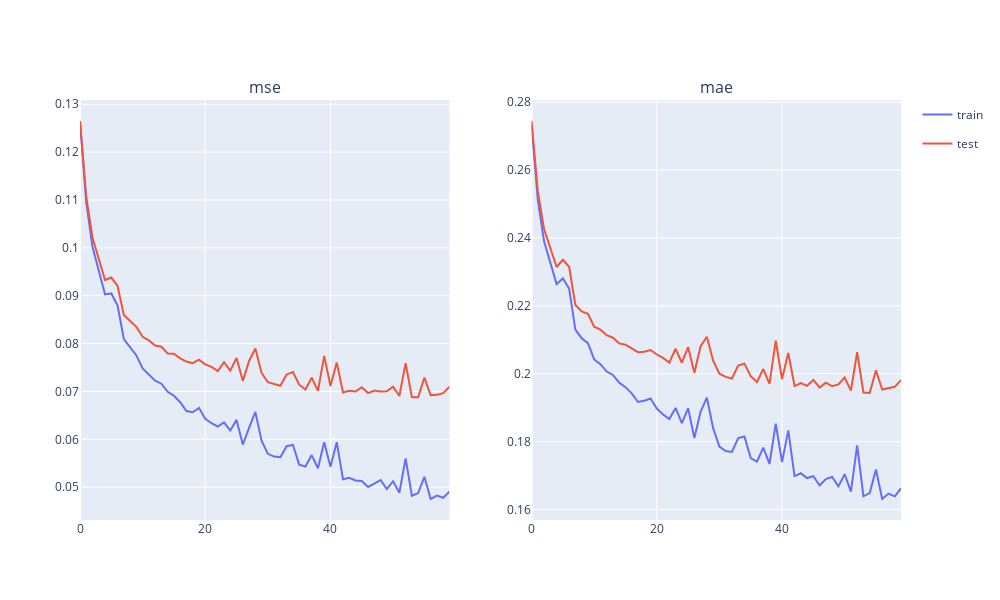

Here is the notebook cell this chart was saved with:
### Code cell
model = SalaryPredictor(n_cat_features=sum(vocab_sizes.values())).to(device)
criterion = nn.MSELoss(reduction='sum')
optimizer = torch.optim.SGD(model.parameters(), lr=1e-4)
scheduler = torch.optim.lr_scheduler.ReduceLROnPlateau(optimizer)
history = History()

do_model(model, train_dataset, val_dataset, criterion, optimizer, scheduler, history, "03_simple_full_gpu")

### Figure 1 — Plotly figure (JSON) as saved in the notebook; plotly's stock layout.template omitted (floating-point values rounded to 4 significant figures)
{"data": [{"hovertemplate": "phase=train<br>epoch=%{x}<br>mse=%{y}<extra></extra>", "legendgroup": "train", "line": {"color": "#636efa", "dash": "solid"}, "marker": {"symbol": "circle"}, "mode": "lines", "name": "train", "orientation": "v", "showlegend": false, "type": "scatter", "x": [0, 1, 2, 3, 4, 5, 6, 7, 8, 9, 10, 11, 12, 13, 14, 15, 16, 17, 18, 19, 20, 21, 22, 23, 24, 25, 26, 27, 28, 29, 30, 31, 32, 33, 34, 35, 36, 37, 38, 39, 40, 41, 42, 43, 44, 45, 46, 47, 48, 49, 50, 51, 52, 53, 54, 55, 56, 57, 58, 59], "xaxis": "x", "y": [0.1265, 0.1095, 0.1002, 0.09508, 0.09026, 0.09047, 0.08794, 0.08095, 0.07925, 0.07753, 0.07481, 0.0735, 0.07225, 0.07162, 0.06994, 0.0691, 0.06776, 0.06591, 0.06565, 0.06658, 0.06429, 0.06337, 0.06268, 0.06354, 0.06184, 0.06406, 0.05891, 0.0624, 0.06571, 0.0597, 0.05697, 0.05639, 0.05625, 0.05856, 0.05885, 0.05471, 0.05431, 0.05671, 0.05396, 0.05939, 0.05426, 0.05941, 0.05166, 0.05196, 0.05142, 0.0513, 0.05005, 0.05076, 0.05151, 0.04961, 0.05125, 0.04886, 0.05602, 0.04821, 0.04877, 0.05218, 0.04753, 0.04823, 0.0478, 0.04906], "yaxis": "y"}, {"hovertemplate": "phase=test<br>epoch=%{x}<br>mse=%{y}<extra></extra>", "legendgroup": "test", "line": {"color": "#EF553B", "dash": "solid"}, "marker": {"symbol": "circle"}, "mode": "lines", "name": "test", "orientation": "v", "showlegend": false, "type": "scatter", "x": [0, 1, 2, 3, 4, 5, 6, 7, 8, 9, 10, 11, 12, 13, 14, 15, 16, 17, 18, 19, 20, 21, 22, 23, 24, 25, 26, 27, 28, 29, 30, 31, 32, 33, 34, 35, 36, 37, 38, 39, 40, 41, 42, 43, 44, 45, 46, 47, 48, 49, 50, 51, 52, 53, 54, 55, 56, 57, 58, 59], "xaxis": "x", "y": [0.1265, 0.1106, 0.1021, 0.09742, 0.09327, 0.0938, 0.09204, 0.08597, 0.08473, 0.08349, 0.08143, 0.08066, 0.07959, 0.07935, 0.07794, 0.07788, 0.07691, 0.07624, 0.0759, 0.07664, 0.07566, 0.07514, 0.07426, 0.0761, 0.07435, 0.07699, 0.07222, 0.07637, 0.07897, 0.07388, 0.07193, 0.07153, 0.0712, 0.07355, 0.07405, 0.07141, 0.07039, 0.07289, 0.07013, 0.07744, 0.07113, 0.07606, 0.06977, 0.07015, 0.06998, 0.07088, 0.06966, 0.07018, 0.06997, 0.07005, 0.07097, 0.06904, 0.07592, 0.06878, 0.0688, 0.07288, 0.06919, 0.06929, 0.06966, 0.07098], "yaxis": "y"}, {"hovertemplate": "phase=train<br>epoch=%{x}<br>mae=%{y}<extra></extra>", "legendgroup": "train", "line": {"color": "#636efa", "dash": "solid"}, "marker": {"symbol": "circle"}, "mode": "lines", "name": "train", "orientation": "v", "showlegend": true, "type": "scatter", "x": [0, 1, 2, 3, 4, 5, 6, 7, 8, 9, 10, 11, 12, 13, 14, 15, 16, 17, 18, 19, 20, 21, 22, 23, 24, 25, 26, 27, 28, 29, 30, 31, 32, 33, 34, 35, 36, 37, 38, 39, 40, 41, 42, 43, 44, 45, 46, 47, 48, 49, 50, 51, 52, 53, 54, 55, 56, 57, 58, 59], "xaxis": "x2", "y": [0.2735, 0.2513, 0.239, 0.2326, 0.2264, 0.2281, 0.2251, 0.213, 0.2105, 0.209, 0.2042, 0.2028, 0.2006, 0.1996, 0.1974, 0.196, 0.1942, 0.1917, 0.192, 0.1927, 0.1897, 0.188, 0.1867, 0.1899, 0.1855, 0.1898, 0.1811, 0.1889, 0.193, 0.1839, 0.1785, 0.1772, 0.1769, 0.181, 0.1815, 0.1751, 0.1741, 0.1782, 0.1734, 0.1853, 0.174, 0.1833, 0.1698, 0.1707, 0.1692, 0.1698, 0.1671, 0.169, 0.1695, 0.1668, 0.1704, 0.1652, 0.1789, 0.1639, 0.1648, 0.1718, 0.1631, 0.1647, 0.1639, 0.1662], "yaxis": "y2"}, {"hovertemplate": "phase=test<br>epoch=%{x}<br>mae=%{y}<extra></extra>", "legendgroup": "test", "line": {"color": "#EF553B", "dash": "solid"}, "marker": {"symbol": "circle"}, "mode": "lines", "name": "test", "orientation": "v", "showlegend": true, "type": "scatter", "x": [0, 1, 2, 3, 4, 5, 6, 7, 8, 9, 10, 11, 12, 13, 14, 15, 16, 17, 18, 19, 20, 21, 22, 23, 24, 25, 26, 27, 28, 29, 30, 31, 32, 33, 34, 35, 36, 37, 38, 39, 40, 41, 42, 43, 44, 45, 46, 47, 48, 49, 50, 51, 52, 53, 54, 55, 56, 57, 58, 59], "xaxis": "x2", "y": [0.2745, 0.2538, 0.2426, 0.2369, 0.2315, 0.2336, 0.2315, 0.2202, 0.2183, 0.2177, 0.2138, 0.213, 0.2114, 0.2106, 0.2089, 0.2086, 0.2073, 0.2064, 0.2065, 0.207, 0.2057, 0.2047, 0.2033, 0.2074, 0.2032, 0.2079, 0.2003, 0.2081, 0.2109, 0.2038, 0.2, 0.1991, 0.1986, 0.2024, 0.203, 0.1993, 0.1975, 0.2014, 0.197, 0.2097, 0.1984, 0.2061, 0.1964, 0.1972, 0.1964, 0.1982, 0.1959, 0.1973, 0.1963, 0.1969, 0.1989, 0.195, 0.2063, 0.1945, 0.1943, 0.201, 0.1953, 0.1958, 0.1961, 0.1981], "yaxis": "y2"}], "layout": {"annotations": [{"font": {"size": 16}, "showarrow": false, "text": "mse", "x": 0.225, "xanchor": "center", "xref": "paper", "y": 1, "yanchor": "bottom", "yref": "paper"}, {"font": {"size": 16}, "showarrow": false, "text": "mae", "x": 0.775, "xanchor": "center", "xref": "paper", "y": 1, "yanchor": "bottom", "yref": "paper"}], "height": 600, "showlegend": true, "width": 1000, "xaxis": {"anchor": "y", "domain": [0, 0.45]}, "xaxis2": {"anchor": "y2", "domain": [0.55, 1]}, "yaxis": {"anchor": "x", "domain": [0, 1]}, "yaxis2": {"anchor": "x2", "domain": [0, 1]}}}
